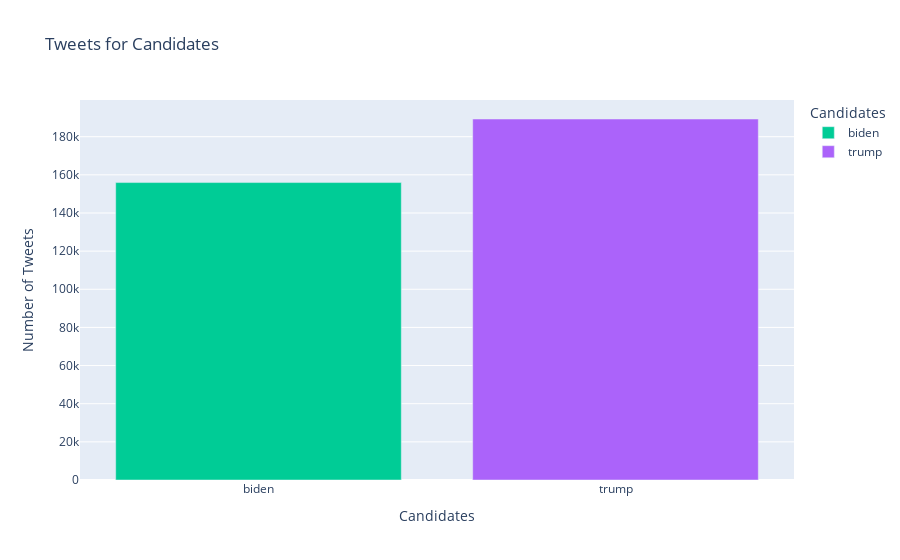

Notebook source saved alongside this figure:
### Markdown cell above
### Exploratory Data Analysis

### Code cell
# Group the data by 'candidate' and count the 
# number of tweets for each candidate 
tweets_count = data.groupby('candidate')['tweet'].count().reset_index() 

# Interactive bar chart 
candidate_bar = px.bar(tweets_count, x='candidate', y='tweet', color='candidate', 
color_discrete_map={'Trump': 'pink', 'Biden': 'blue'}, 
labels={'candidate': 'Candidates', 'tweet': 'Number of Tweets'}, 
title='Tweets for Candidates') 

# Show the chart 
candidate_bar.show()

### Figure 1 — Plotly figure (JSON) as saved in the notebook; plotly's stock layout.template omitted (floating-point values rounded to 4 significant figures)
{"data": [{"hovertemplate": "Candidates=%{x}<br>Number of Tweets=%{y}<extra></extra>", "legendgroup": "biden", "marker": {"color": "#00cc96", "pattern": {"shape": ""}}, "name": "biden", "orientation": "v", "showlegend": true, "textposition": "auto", "type": "bar", "x": ["biden"], "xaxis": "x", "y": [155948], "yaxis": "y"}, {"hovertemplate": "Candidates=%{x}<br>Number of Tweets=%{y}<extra></extra>", "legendgroup": "trump", "marker": {"color": "#ab63fa", "pattern": {"shape": ""}}, "name": "trump", "orientation": "v", "showlegend": true, "textposition": "auto", "type": "bar", "x": ["trump"], "xaxis": "x", "y": [189276], "yaxis": "y"}], "layout": {"barmode": "relative", "legend": {"title": {"text": "Candidates"}, "tracegroupgap": 0}, "title": {"text": "Tweets for Candidates"}, "xaxis": {"anchor": "y", "categoryarray": ["biden", "trump"], "categoryorder": "array", "domain": [0, 1], "title": {"text": "Candidates"}}, "yaxis": {"anchor": "x", "domain": [0, 1], "title": {"text": "Number of Tweets"}}}}
